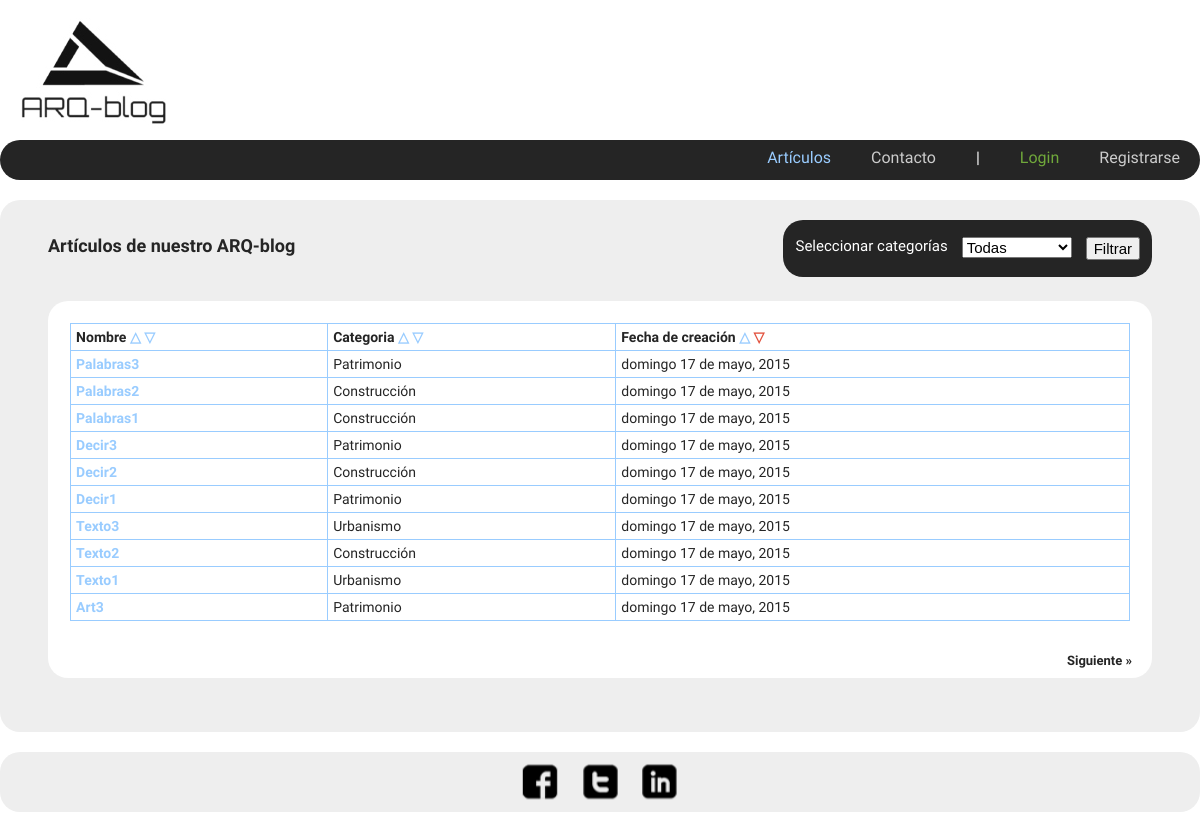
The page / on the database its author committed.
### tables this page shows
CREATE TABLE IF NOT EXISTS `blog_articulos` (
  `articulo_id` mediumint(9) NOT NULL AUTO_INCREMENT,
  `articulo_titulo` varchar(60) NOT NULL,
  `articulo_desc` text,
  `articulo_cat_id` mediumint(9) NOT NULL,
  `articulo_url` varchar(40) NOT NULL,
  `articulo_usuario_id_autor` mediumint(9) NOT NULL,
  `articulo_fecha_creacion` datetime NOT NULL,
  `articulo_fecha_modificacion` datetime DEFAULT NULL,
  `articulo_estado` tinyint(4) NOT NULL,
  PRIMARY KEY (`articulo_id`)
);

CREATE TABLE IF NOT EXISTS `blog_categorias` (
  `cat_id` mediumint(9) NOT NULL AUTO_INCREMENT,
  `cat_nombre` varchar(40) NOT NULL,
  `cat_fecha_creacion` datetime NOT NULL,
  PRIMARY KEY (`cat_id`)
);

### index.php (the view, shortened to what this page needs)
<?php
$orden_nombre='';
$orden_cat='';
$orden_creacion='';
$orden_nombreDESC='';
$orden_catDESC='';
$orden_creacionDESC='';
$marcar='style="font-weight:bold;color:#E2513D;"';
if(array_key_exists('orden', $_GET)){
    $orden=$_GET[orden];
    switch ($_GET[orden]) {
        case 'articulo_titulo':
            $orden_nombre=$marcar;
            break;
        case 'blog_categorias.cat_nombre':
            $orden_cat=$marcar;
            break;
        case 'articulo_fecha_creacion':
            $orden_creacion=$marcar;
            break;
        case 'articulo_titulo DESC':
            $orden_nombreDESC=$marcar;
            break;
        case 'blog_categorias.cat_nombre DESC':
            $orden_catDESC=$marcar;
            break;
        case 'articulo_fecha_creacion DESC':
            $orden_creacionDESC=$marcar;
            break;
    }
}else{
    $orden='articulo_fecha_creacion DESC';
    $orden_creacionDESC=$marcar;
}
    $bd = bd_conectar();
	if(array_key_exists('filtrar-categoria',$_GET)){
		$catSeleccionada=$_GET['filtrar-categoria'];
	}else{
		$catSeleccionada=0;
	}
	if($catSeleccionada==0){
		$total_articulos = $bd->query("SELECT COUNT(*) FROM blog_articulos
										WHERE blog_articulos.articulo_estado='1'
										AND blog_articulos.articulo_cat_id<>'1'");
	}else{
		$total_articulos = $bd->query("SELECT COUNT(*) FROM blog_articulos
										WHERE blog_articulos.articulo_estado='1'
										AND blog_articulos.articulo_cat_id<>'1'
										AND articulo_cat_id='$catSeleccionada'");
	}
    $total = $total_articulos->fetch_row();
    $app    = 10;
    $p_actual = array_key_exists('page', $_GET) ? $_GET['page'] : 1;
    $desfase = ( $p_actual - 1 ) * $app;
    $max_paginas = ceil( $total['0'] / $app );
?>
<!DOCTYPE html>
<html lang="<?php include_once 'includes/lang.php';?>">
<head>
	<?php
	include_once 'includes/head.php';
	?>
</head>
<body>
	<div id="contenedor">
	<?php
	include_once 'includes/header.php';
	include_once 'includes/nav.php';
	?>
	<section class="contenido">
		<div id="div_titulo">
			<h1>Artículos de nuestro ARQ-blog</h1>
		</div>
		<div id="div_filtro">
			<form method="GET" action="<?php $_SERVER['PHP_SELF']; ?>">
				<fieldset>
					<label>Seleccionar categorías</label>
					<select name="filtrar-categoria">
						<option value="0"<?php if($catSeleccionada==0){echo ' selected';} ?>>Todas</option>
					</select>
				</fieldset>
				<fieldset>
					<input type="submit" name="submit-filtrar" value="Filtrar">
				</fieldset>
			</form>
		</div>
		<div id="div_lista">
	        <div class="contenedorTabla">
	            <table>
	                <tr>
	                    <?php $mismaPagina=$_SERVER['PHP_SELF']; ?>
	                    <th>Nombre<?php echo '
	                        <a '.$orden_nombre.' href="'.$mismaPagina.'?orden=articulo_titulo&page='.$p_actual.'&filtrar-categoria='.$catSeleccionada.'"> △</a>
	                        <a '.$orden_nombreDESC.' href="'.$mismaPagina.'?orden=articulo_titulo DESC&page='.$p_actual.'&filtrar-categoria='.$catSeleccionada.'"> ▽</a>' ?></th>
	                    <th>Categoria<?php echo '
	                        <a '.$orden_cat.' href="'.$mismaPagina.'?orden=blog_categorias.cat_nombre&page='.$p_actual.'&filtrar-categoria='.$catSeleccionada.'"> △</a>
	                        <a '.$orden_catDESC.' href="'.$mismaPagina.'?orden=blog_categorias.cat_nombre DESC&page='.$p_actual.'&filtrar-categoria='.$catSeleccionada.'"> ▽</a>' ?></th>
	                    <th>Fecha de creación<?php echo '
	                        <a '.$orden_creacion.' href="'.$mismaPagina.'?orden=articulo_fecha_creacion&page='.$p_actual.'&filtrar-categoria='.$catSeleccionada.'"> △</a>
	                        <a '.$orden_creacionDESC.' href="'.$mismaPagina.'?orden=articulo_fecha_creacion DESC&page='.$p_actual.'&filtrar-categoria='.$catSeleccionada.'"> ▽</a>' ?></th>
	                </tr>
			<?php
			if($catSeleccionada==0){
				$seleccon="<>'0'";
			}else{
				$seleccon="='".$catSeleccionada."'";
			}
            $query = "SELECT
                        blog_articulos.articulo_id,
                        blog_articulos.articulo_titulo,
                        blog_articulos.articulo_cat_id,
                        blog_articulos.articulo_fecha_creacion,
                        blog_categorias.cat_id,
                        blog_categorias.cat_nombre
                     FROM blog_articulos
                     INNER JOIN blog_categorias
                        ON blog_articulos.articulo_cat_id = blog_categorias.cat_id
                     WHERE blog_articulos.articulo_cat_id".$seleccon."
                     AND blog_articulos.articulo_estado='1'
                     AND blog_articulos.articulo_cat_id<>'1'
                     ORDER BY $orden LIMIT $desfase, $app";
                    $result = $bd->query( $query );
                    while( $fila = $result->fetch_assoc() ) : ?>
                        <tr>
                            <td><a target="_blank" href="articulo.php?id=<?php echo $fila['articulo_id'];?>" title="Ver más"><?php echo ucfirst($fila['articulo_titulo']); ?></a></td>
                            <td><?php echo ucfirst( $fila['cat_nombre']); ?></td>
                            <td><?php echo formatTimeStamp( $fila['articulo_fecha_creacion'] ); ?></td>
                        </tr>
                    <?php endwhile;?>
            	</table>
        	</div>
            <div class="paginacion">
                <?php if( $p_actual != $max_paginas and $total[0]!=0 ) : ?>
                    <a href="<?php echo $_SERVER['PHP_SELF']."?orden=".$orden."&page=".($p_actual + 1)."&filtrar-categoria=".$catSeleccionada;?>" class="sig">Siguiente &raquo;</a>
                <?php endif; ?>
            </div>
		</div>
	</section>
	<?php
	include_once 'includes/footer.php';
	?>
	</div>
</body>
</html>

### lib/fns-fecha.php (shortened to what this page needs)
<?php
	function formatTimeStamp( $timestamp, $timezone = "America/Santiago" ){
		$dtz	= new DateTimeZone( $timezone );
		$dt		= new DateTime( $timestamp, $dtz );
		$nombreCompletoDia	= nombreDiaEsp( $dt->format('l') );
		$numeroDia			= $dt->format('d');
		$nombreCompletoMes	= nombreMesEsp( $dt->format('F') );
		$anioCompleto		= $dt->format('Y');
		$format = $nombreCompletoDia . ' ' . $numeroDia . ' de ' . $nombreCompletoMes . ', ' . $anioCompleto;
		echo $format;
	}
function nombreDiaEsp( $nd ){
	switch ( strtolower($nd) ) {
		case "sunday" :
			return "domingo";
			break;
	}
}
function nombreMesEsp( $mes ){
	switch ( strtolower($mes) ) {
		case "may" :
			return "mayo";
			break;
	}
}
?>

### css/estilos.css (style rules this page uses)
body { padding: 0; margin: 0; font-size: 10px; font-family: 'Cardo', serif; color: #252525; }
h1 { font-size:1.8em; }
a { text-decoration: none; }
#contenedor { height:auto; width:1200px; margin:0 auto; padding:0; }
.contenido { float: left; height:auto; width:100%; margin:20px 0; padding:20px 0; background-color: #eee; -webkit-border-radius: 20px; -moz-border-radius: 20px; border-radius: 20px; }
#div_titulo,#div_filtro { width: 42%; }
#div_titulo,#div_filtro,#div_lista { margin:0 2%; padding:0 2%; float: left; }
#div_lista { width: 92%; margin: 2%; }
#div_titulo h1 { font-weight: bold; }
#div_filtro form { float: right; margin: 0; width: auto; }
#div_filtro form fieldset { float:left; }
#div_filtro form select,#div_filtro form label,#div_filtro form input[type=submit] { float: left; width: auto; margin: 7px; }
.contenedorTabla { float:left; margin:0; padding: 0; width:100%; -webkit-border-top-left-radius: 20px; -webkit-border-top-right-radius: 20px; -moz-border-radius-topleft: 20px; -moz-border-radius-topright: 20px; border-top-left-radius: 20px; border-top-right-radius: 20px; background-color: #FFF; }
table { width:96%; margin:2%; padding: 0; color:#252525; font-size: 1.4em; border-collapse: collapse; }
th,td { border:1px solid #99ccff; text-align: left; padding: 5px; }
.paginacion { float:left; margin: 0 0 10px 0; padding: 10px 0; width: 100%; height: auto; background-color: #FFF; -webkit-border-bottom-right-radius: 20px; -webkit-border-bottom-left-radius: 20px; -moz-border-radius-bottomright: 20px; -moz-border-radius-bottomleft: 20px; border-bottom-right-radius: 20px; border-bottom-left-radius: 20px; }
table a:link,table a:visited { color: #99ccff; font-weight: bold; }
.sig,.ant { display: block; font-size: 1.3em; font-weight: bold; margin:0 20px; padding: 0; }
.sig { float:right; }
.sig:link,.sig:visited,.ant:link,.ant:visited { color: #252525; }
form { width: 60%; padding: 10px 1%; margin: 0 18%; background-color: #252525; -webkit-border-radius: 20px; -moz-border-radius: 20px; border-radius: 20px; }
fieldset { color: #FFF; margin: 0; padding: 0; border: none; }
label { width: 15%; display: block; float: left; font-size:1.5em; margin: 8px; }
input,textarea,select { width: 80%; display: block; float: left; font-size:1.5em; margin: 7px; }
select { width: 40%; }
input[type=submit], input[type=reset] { cursor: pointer; width: 20%; margin: 5px 18.2%; float: left; font-size:1.5em; }

### rows shown on the page
blog_articulos: articulo_titulo "Palabras3", blog_categorias.cat_nombre "Patrimonio", articulo_fecha_creacion "domingo 17 de mayo, 2015"
blog_articulos: articulo_titulo "Palabras2", blog_categorias.cat_nombre "Construcción", articulo_fecha_creacion "domingo 17 de mayo, 2015"
blog_articulos: articulo_titulo "Palabras1", blog_categorias.cat_nombre "Construcción", articulo_fecha_creacion "domingo 17 de mayo, 2015"
blog_articulos: articulo_titulo "Decir3", blog_categorias.cat_nombre "Patrimonio", articulo_fecha_creacion "domingo 17 de mayo, 2015"
blog_articulos: articulo_titulo "Decir2", blog_categorias.cat_nombre "Construcción", articulo_fecha_creacion "domingo 17 de mayo, 2015"
blog_articulos: articulo_titulo "Decir1", blog_categorias.cat_nombre "Patrimonio", articulo_fecha_creacion "domingo 17 de mayo, 2015"
blog_articulos: articulo_titulo "Texto3", blog_categorias.cat_nombre "Urbanismo", articulo_fecha_creacion "domingo 17 de mayo, 2015"
blog_articulos: articulo_titulo "Texto2", blog_categorias.cat_nombre "Construcción", articulo_fecha_creacion "domingo 17 de mayo, 2015"
blog_articulos: articulo_titulo "Texto1", blog_categorias.cat_nombre "Urbanismo", articulo_fecha_creacion "domingo 17 de mayo, 2015"
blog_articulos: articulo_titulo "Art3", blog_categorias.cat_nombre "Patrimonio", articulo_fecha_creacion "domingo 17 de mayo, 2015"
